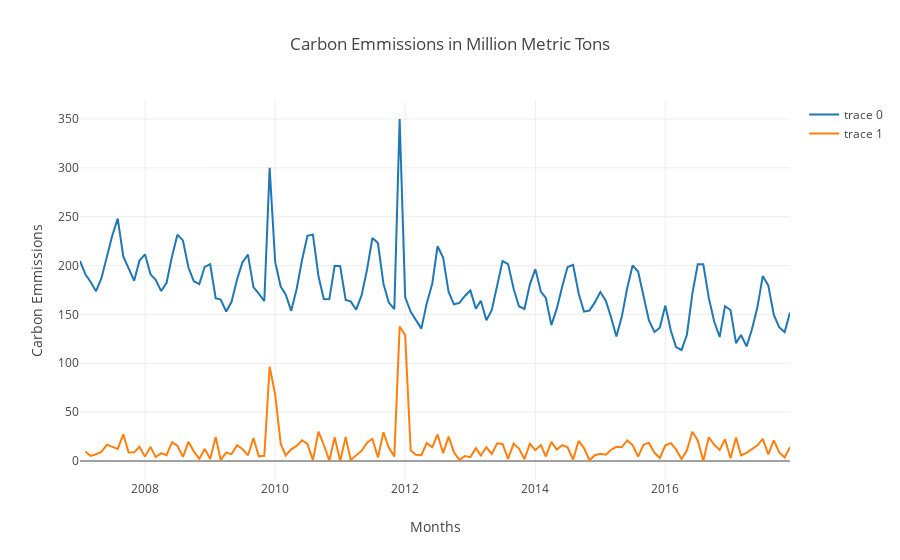

Notebook code cell kept with this figure:
### Code cell
value = go.Scatter(x=df.index, y=df['Value'])
std = go.Scatter(x=df.index, y=value_std)

#Plot "Values" column and its standard deviation
data = [value, std]

layout = go.Layout(
    title = 'Carbon Emmissions in Million Metric Tons',
    yaxis = dict(
        title='Carbon Emmissions'
    ),
    xaxis = dict(
        title='Months'
    )
)
fig = go.Figure(data=data, layout=layout)
py.offline.iplot(fig)

### Figure 1 — Plotly figure (JSON) as saved in the notebook; plotly's stock layout.template omitted (floating-point values rounded to 4 significant figures; data arrays with more than 128 entries replaced by an {"elided": "..."} marker saying what was removed)
{"data": [{"type": "scatter", "x": {"elided": "132 str values"}, "y": {"elided": "132 float values"}}, {"type": "scatter", "x": {"elided": "132 str values"}, "y": {"elided": "132 float values"}}], "layout": {"title": "Carbon Emmissions in Million Metric Tons", "xaxis": {"title": "Months"}, "yaxis": {"title": "Carbon Emmissions"}}}
